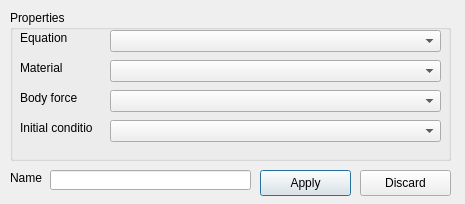
<ui version="4.0" >
 <class>bodyPropertyDialog</class>
 <widget class="QDialog" name="bodyPropertyDialog" >
  <property name="enabled" >
   <bool>true</bool>
  </property>
  <property name="geometry" >
   <rect>
    <x>0</x>
    <y>0</y>
    <width>465</width>
    <height>204</height>
   </rect>
  </property>
  <property name="windowTitle" >
   <string>Body</string>
  </property>
  <widget class="QPushButton" name="applyButton" >
   <property name="geometry" >
    <rect>
     <x>260</x>
     <y>170</y>
     <width>91</width>
     <height>26</height>
    </rect>
   </property>
   <property name="text" >
    <string>Apply</string>
   </property>
   <property name="icon" >
    <iconset resource="../ElmerGUI.qrc" >:/icons/list-add.png</iconset>
   </property>
  </widget>
  <widget class="QPushButton" name="discardButton" >
   <property name="geometry" >
    <rect>
     <x>360</x>
     <y>170</y>
     <width>91</width>
     <height>26</height>
    </rect>
   </property>
   <property name="text" >
    <string>Discard</string>
   </property>
   <property name="icon" >
    <iconset resource="../ElmerGUI.qrc" >:/icons/list-remove.png</iconset>
   </property>
  </widget>
  <widget class="QGroupBox" name="groupBox" >
   <property name="geometry" >
    <rect>
     <x>10</x>
     <y>10</y>
     <width>441</width>
     <height>151</height>
    </rect>
   </property>
   <property name="title" >
    <string>Properties</string>
   </property>
   <widget class="QLabel" name="equationLabel" >
    <property name="geometry" >
     <rect>
      <x>10</x>
      <y>20</y>
      <width>61</width>
      <height>16</height>
     </rect>
    </property>
    <property name="text" >
     <string>Equation</string>
    </property>
   </widget>
   <widget class="QComboBox" name="equationCombo" >
    <property name="geometry" >
     <rect>
      <x>100</x>
      <y>20</y>
      <width>331</width>
      <height>22</height>
     </rect>
    </property>
   </widget>
   <widget class="QComboBox" name="materialCombo" >
    <property name="geometry" >
     <rect>
      <x>100</x>
      <y>50</y>
      <width>331</width>
      <height>22</height>
     </rect>
    </property>
   </widget>
   <widget class="QLabel" name="materialLabel" >
    <property name="geometry" >
     <rect>
      <x>10</x>
      <y>50</y>
      <width>61</width>
      <height>16</height>
     </rect>
    </property>
    <property name="text" >
     <string>Material</string>
    </property>
   </widget>
   <widget class="QComboBox" name="bodyForceCombo" >
    <property name="geometry" >
     <rect>
      <x>100</x>
      <y>80</y>
      <width>331</width>
      <height>22</height>
     </rect>
    </property>
   </widget>
   <widget class="QLabel" name="bodyForceLabel" >
    <property name="geometry" >
     <rect>
      <x>10</x>
      <y>80</y>
      <width>61</width>
      <height>16</height>
     </rect>
    </property>
    <property name="text" >
     <string>Body force</string>
    </property>
   </widget>
   <widget class="QLabel" name="initialConditionLabel" >
    <property name="geometry" >
     <rect>
      <x>10</x>
      <y>110</y>
      <width>72</width>
      <height>16</height>
     </rect>
    </property>
    <property name="text" >
     <string>Initial condition</string>
    </property>
   </widget>
   <widget class="QComboBox" name="initialConditionCombo" >
    <property name="geometry" >
     <rect>
      <x>100</x>
      <y>110</y>
      <width>331</width>
      <height>22</height>
     </rect>
    </property>
   </widget>
  </widget>
  <widget class="QLabel" name="nameLabel" >
   <property name="geometry" >
    <rect>
     <x>10</x>
     <y>170</y>
     <width>41</width>
     <height>16</height>
    </rect>
   </property>
   <property name="text" >
    <string>Name</string>
   </property>
  </widget>
  <widget class="QLineEdit" name="nameEdit" >
   <property name="geometry" >
    <rect>
     <x>50</x>
     <y>170</y>
     <width>201</width>
     <height>20</height>
    </rect>
   </property>
  </widget>
 </widget>
 <resources>
  <include location="../ElmerGUI.qrc" />
 </resources>
 <connections/>
</ui>
